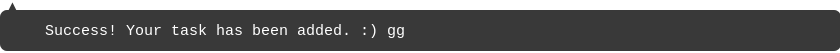
<?xml version="1.0" encoding="UTF-8"?>
<ui version="4.0">
 <class>TooltipWidget</class>
 <widget class="QWidget" name="TooltipWidget">
  <property name="geometry">
   <rect>
    <x>0</x>
    <y>0</y>
    <width>840</width>
    <height>53</height>
   </rect>
  </property>
  <property name="windowTitle">
   <string>Form</string>
  </property>
  <property name="styleSheet">
   <string notr="true">background:transparent;</string>
  </property>
  <widget class="QLabel" name="bg">
   <property name="geometry">
    <rect>
     <x>0</x>
     <y>10</y>
     <width>841</width>
     <height>41</height>
    </rect>
   </property>
   <property name="styleSheet">
    <string notr="true">border-radius: 7px;
background-color: rgb(34, 34, 34, 90%);
color: white;</string>
   </property>
  </widget>
  <widget class="QLabel" name="triangle">
   <property name="geometry">
    <rect>
     <x>6</x>
     <y>-3</y>
     <width>31</width>
     <height>16</height>
    </rect>
   </property>
   <property name="font">
    <font>
     <pointsize>10</pointsize>
    </font>
   </property>
   <property name="styleSheet">
    <string notr="true">color: rgb(34, 34, 34, 90%);</string>
   </property>
   <property name="text">
    <string>▲</string>
   </property>
  </widget>
  <widget class="QLabel" name="text">
   <property name="geometry">
    <rect>
     <x>45</x>
     <y>10</y>
     <width>791</width>
     <height>41</height>
    </rect>
   </property>
   <property name="font">
    <font>
     <family>Consolas</family>
     <pointsize>11</pointsize>
    </font>
   </property>
   <property name="styleSheet">
    <string notr="true">background: transparent;
color: white;</string>
   </property>
   <property name="text">
    <string>Success! Your task has been added. :) gg</string>
   </property>
   <property name="alignment">
    <set>Qt::AlignLeading|Qt::AlignLeft|Qt::AlignVCenter</set>
   </property>
   <property name="margin">
    <number>10</number>
   </property>
  </widget>
  <widget class="QLabel" name="icon">
   <property name="geometry">
    <rect>
     <x>5</x>
     <y>12</y>
     <width>38</width>
     <height>38</height>
    </rect>
   </property>
  </widget>
 </widget>
 <resources/>
 <connections/>
</ui>
